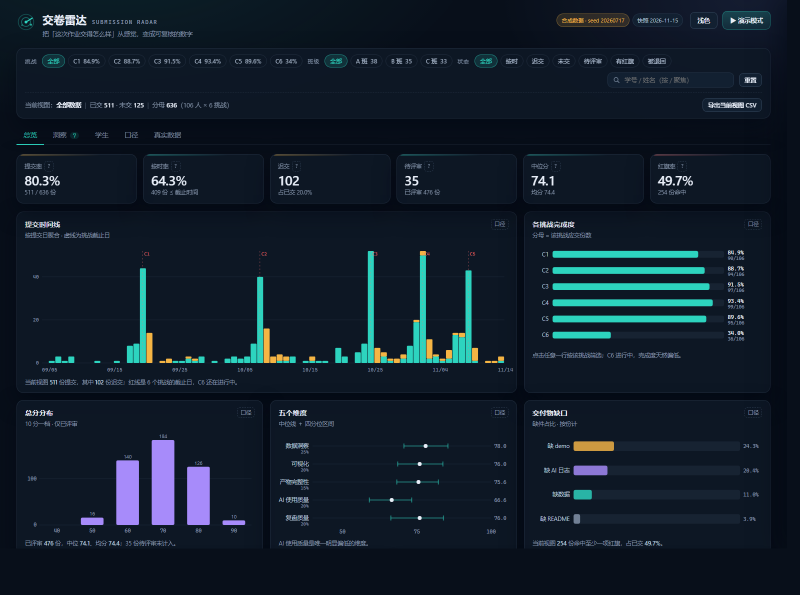
#> input picture C6A_交付/demo/截图/01-总览.png, 1600 x 1190 px (shown at 1/2 size)
$ python make_demo_gif.py
#> lines starting #> are read from the running program, lines starting #| are printed output that depends on the picture
#!/usr/bin/env python3
# -*- coding: utf-8 -*-
"""把 demo/截图 拼成一张走查 GIF。

为什么用 GIF 而不是 mp4/录屏：
- 不依赖录屏软件（无头环境里录不了屏）；
- 帧就是「真实渲染出来的截图」，与本仓库代码一一对应，重跑即更新；
- 体积小（约 2–3 MB），GitHub 上直接能看。

依赖：Pillow（本机随 Python 运行时附带）。这不是看板运行时的依赖，
只影响「重新生成 demo 图」这一件事，所以放在 tools/ 下。
"""

from __future__ import annotations

import sys
from pathlib import Path

try:
    from PIL import Image
except ImportError:  # pragma: no cover
    print("需要 Pillow：python -m pip install pillow")
    sys.exit(1)

ROOT = Path(__file__).resolve().parent.parent
SHOTS = ROOT / "demo" / "截图"
OUT = ROOT / "demo" / "walkthrough.gif"

# 顺序 = 演示脚本的顺序：总览 → 洞察 → 学生详情 → 口径 → 真实数据 → 浅色
FRAMES = [
    ("01-总览.png", 2600),
    ("02-洞察.png", 2400),
    ("04-学生详情.png", 2400),
    ("05-口径.png", 2200),
    ("06-真实数据.png", 2000),
    ("07-浅色主题.png", 2000),
]
WIDTH = 1180  # 缩到这个宽度既能看清字，又能把体积压到 3 MB 内


def main() -> int:
    frames = []
    for name, ms in FRAMES:
        p = SHOTS / name
        if not p.exists():
            print(f"缺图：{p}")
            return 1
        im = Image.open(p).convert("RGB")
#> im is the input picture: PIL image 1600x1190 RGB; mean R, G, B 17.4, 29.9, 42.4
        h = round(im.height * WIDTH / im.width)
#> h = 878
        im = im.resize((WIDTH, h), Image.LANCZOS)
#> im: PIL image 1180x878 RGB
        im = im.convert("P", palette=Image.ADAPTIVE, colors=128)
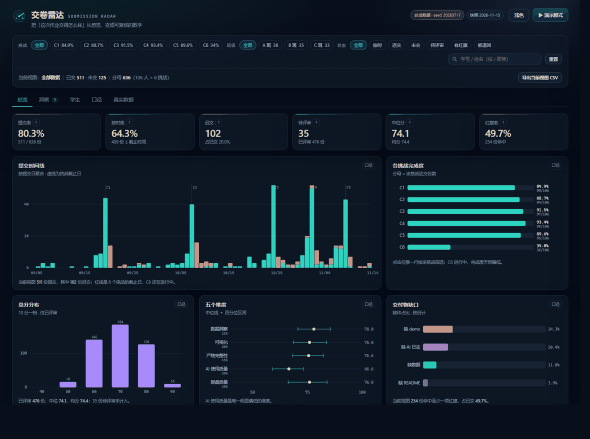
#> im: PIL image 1180x878 P (shown at 1/2 size); mean R, G, B 17.4, 29.7, 42.5
        frames.append((im, ms))

    frames[0][0].save(
        OUT,
        save_all=True,
        append_images=[f[0] for f in frames[1:]],
        duration=[f[1] for f in frames],
        loop=0,
        optimize=True,
        disposal=2,
    )
    kb = OUT.stat().st_size / 1024
    print(f"写入 {OUT.relative_to(ROOT)}：{len(frames)} 帧，{WIDTH}px 宽，{kb:.0f} KB")
    return 0


if __name__ == "__main__":
#> (the run stopped early here; a loop or call above may not have finished)
